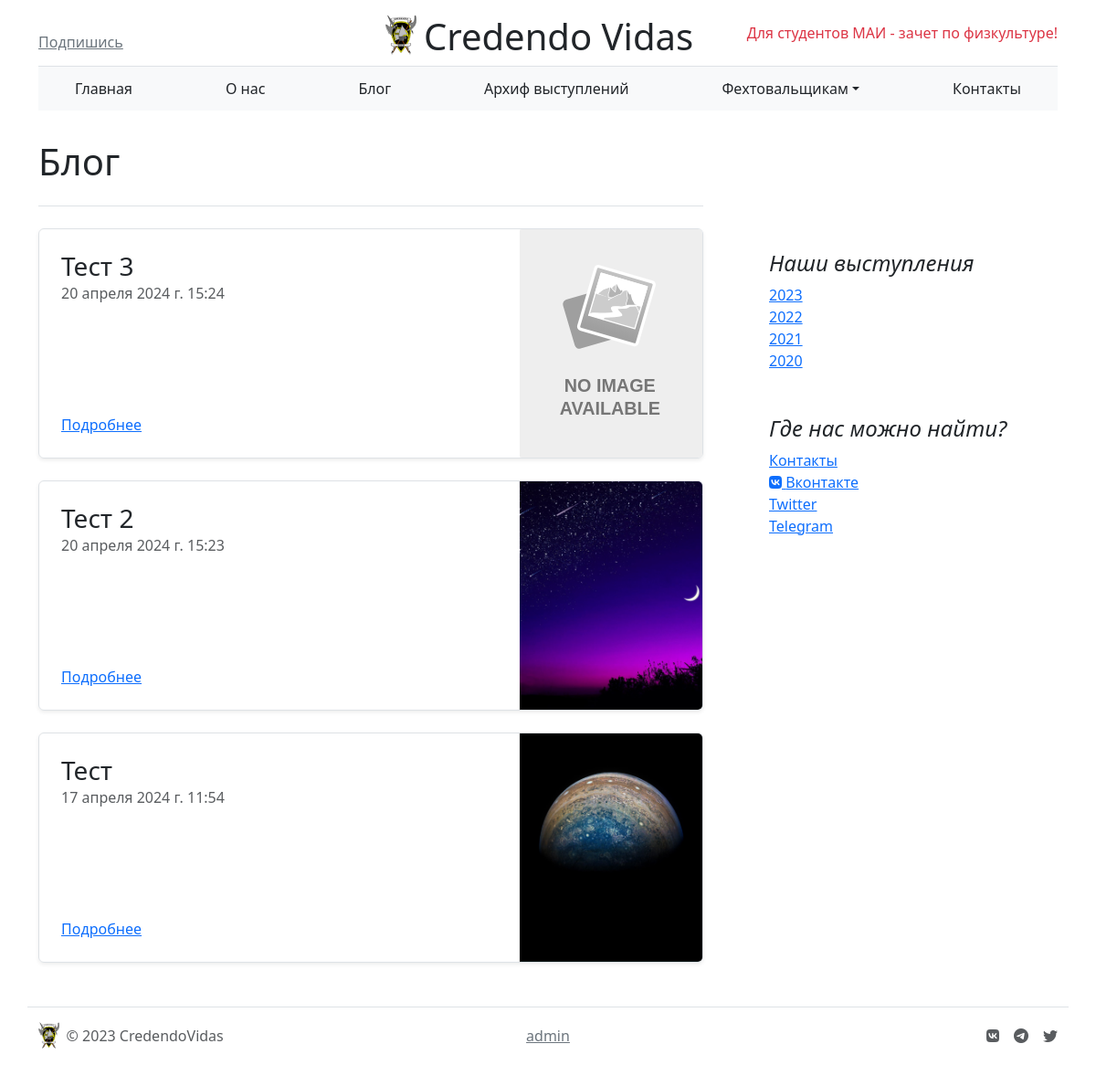
Page /blog/ on the earlier database version.
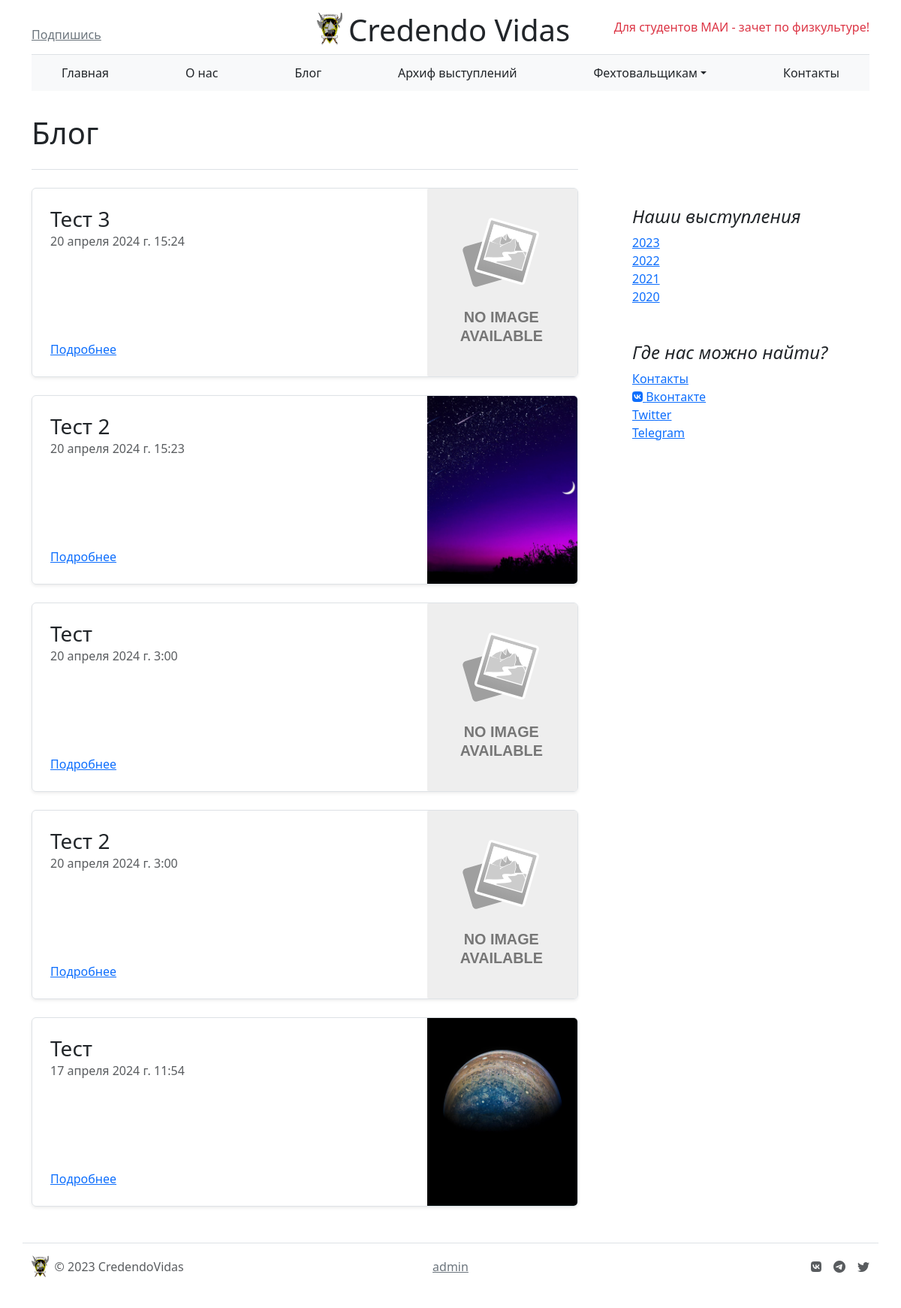
Same page on the later database version.
### blog/models.py (models this page shows, shortened)
class Post(models.Model):
    id = models.AutoField(primary_key=True, unique=True)
    title = models.CharField('Заголовок', max_length=50)
    body = models.TextField('Тело статьи')
    date = models.DateTimeField('Дата создания', auto_now_add=True)
    author = CurrentUserField(related_name='post_author', add_only=True, on_delete=models.CASCADE, verbose_name='Автор')
    cover = models.ImageField('Обложка', blank=True)
    teaser = models.CharField('Краткое описание', max_length=200, blank=True)
    is_published = models.BooleanField('Опубликовать', default=False)
    type = models.CharField('Тип', max_length=20, default='post')
    class Meta:
        verbose_name = 'Пост'
        verbose_name_plural = 'Посты'

### main/models.py (models this page shows, shortened)
class News(models.Model):
    id = models.AutoField(primary_key=True)
    title = models.CharField('Заголовок', max_length=200)
    teaser = models.CharField('Сводка', max_length=300, default="Тизер")
    content = models.TextField('Контент', blank=True)
    date = models.DateTimeField(auto_now_add=True)
    type = models.CharField('Тип', max_length=20, default='news')
    class Meta:
        verbose_name = 'Новость'
        verbose_name_plural = 'Новости'

### blog/views.py (the view)
# urls.py: 2. Add a URL to urlpatterns:  path('blog/', include('blog.urls'))
def blog(request):
    posts = Post.objects.order_by('-date')
    news = News.objects.order_by('-date')
    events =sorted(
        list(chain(posts, news)),
        key=attrgetter('date'),
        reverse=True
    )
    context = {
        'posts': events
    }
    return render(request, 'blog/blog.html', context)

### templates/blog/blog.html (shortened to what this page needs)
{% extends 'main/layout.html' %}
{% load static %}
{% block content %}
<main class="container">
    <div class="row g-5">
        <div class="col-md-8">
            <h1 class="pb-4 my-4 border-bottom">Блог</h1>
        </div>
    </div>
    <div class="row g-5">
        <div class="col-8">
            {% for post in posts %}
            	<div class="row g-0 border rounded overflow-hidden flex-md-row mb-4 shadow-sm h-md-250 position-relative">
                    <div class="col p-4 d-flex flex-column position-static">
                      <h3 class="mb-0">{{ post.title }}</h3>
                      <div class="mb-1 text-muted">{{ post.date }}</div>
                      {% if post.type == 'news' %}
                            <a href="news-{{ post.id }}" class="stretched-link">Подробнее</a>
                        {% elif post.type == 'post' %}
                            <a href="post-{{ post.id }}" class="stretched-link">Подробнее</a>
                        {% endif %}
                    </div>
                    <div class="col-auto d-none d-lg-block">
                          <image style="object-fit: cover" class="img" src="{{post.cover.url }}" width="200" height="250" onerror="this.src='{% static 'img/noimage.svg' %}';"/>
                    </div>
                </div>
            {% endfor %}
        </div>
        {% include "main/aside.html" %}
    </div>
</main>
{% endblock %}

Differences in the rows shown:
added News: title "Тест", date "20 апреля 2024 г. 3:00"
added News: title "Тест 2", date "20 апреля 2024 г. 3:00"
